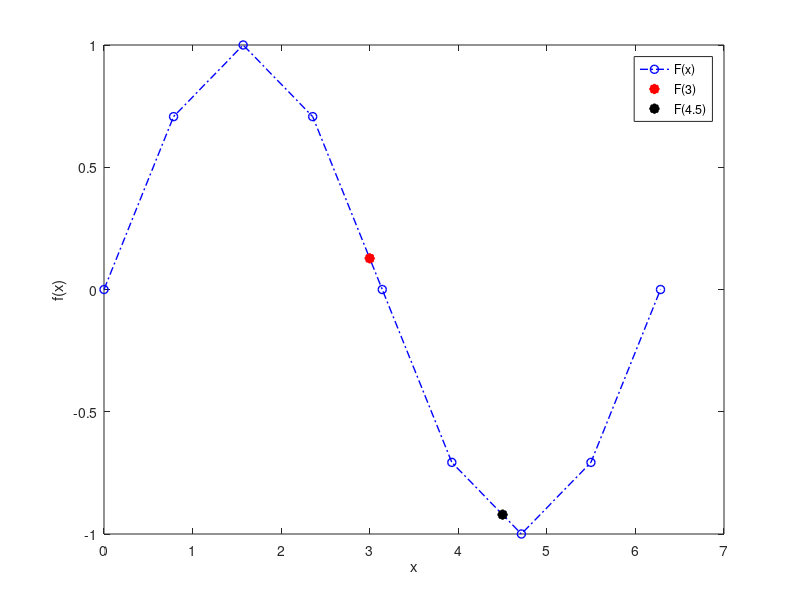

Here is the MATLAB script that generated this plot:
%% Exercise 03

x = [0 0.78540 1.57080 2.35619 3.14159 3.92699 4.71239 5.49779 6.28319];
fx = [0 0.70711 1 0.70711 0 -0.70711 -1 -0.70711 0]

x1 = 3;
x2 = 4.5;

figure
box on
hold on
y1 = interp1(x, fx, x1);
y2 = interp1(x, fx, x2);
plot(x, fx, 'b-.o', 'LineWidth', 1);
plot(x1, y1, 'r*', 'LineWidth', 5);
plot(x2, y2, 'k*', 'LineWidth', 5);
xlabel('x');
ylabel('f(x)')
legend('F(x)', 'F(3)', 'F(4.5)');